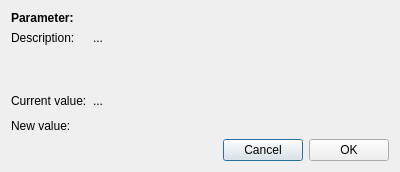
<?xml version="1.0" encoding="UTF-8"?>
<ui version="4.0">
 <class>SelectDialog</class>
 <widget class="QDialog" name="SelectDialog">
  <property name="geometry">
   <rect>
    <x>0</x>
    <y>0</y>
    <width>400</width>
    <height>172</height>
   </rect>
  </property>
  <property name="minimumSize">
   <size>
    <width>400</width>
    <height>0</height>
   </size>
  </property>
  <property name="windowTitle">
   <string>Change parameter</string>
  </property>
  <layout class="QGridLayout" name="gridLayout">
   <item row="6" column="0" colspan="2">
    <layout class="QHBoxLayout" name="horizontalLayout_3">
     <item>
      <spacer name="horizontalSpacer">
       <property name="orientation">
        <enum>Qt::Horizontal</enum>
       </property>
       <property name="sizeHint" stdset="0">
        <size>
         <width>40</width>
         <height>20</height>
        </size>
       </property>
      </spacer>
     </item>
     <item>
      <widget class="QPushButton" name="btn_cancel">
       <property name="text">
        <string>Cancel</string>
       </property>
      </widget>
     </item>
     <item>
      <widget class="QPushButton" name="btn_ok">
       <property name="text">
        <string>OK</string>
       </property>
      </widget>
     </item>
    </layout>
   </item>
   <item row="1" column="1">
    <widget class="QLabel" name="paramDesc">
     <property name="sizePolicy">
      <sizepolicy hsizetype="Preferred" vsizetype="Preferred">
       <horstretch>0</horstretch>
       <verstretch>0</verstretch>
      </sizepolicy>
     </property>
     <property name="text">
      <string>...</string>
     </property>
     <property name="alignment">
      <set>Qt::AlignLeading|Qt::AlignLeft|Qt::AlignTop</set>
     </property>
     <property name="wordWrap">
      <bool>true</bool>
     </property>
    </widget>
   </item>
   <item row="1" column="0">
    <widget class="QLabel" name="label_5">
     <property name="sizePolicy">
      <sizepolicy hsizetype="Fixed" vsizetype="Preferred">
       <horstretch>0</horstretch>
       <verstretch>0</verstretch>
      </sizepolicy>
     </property>
     <property name="text">
      <string>Description:</string>
     </property>
     <property name="alignment">
      <set>Qt::AlignLeading|Qt::AlignLeft|Qt::AlignTop</set>
     </property>
    </widget>
   </item>
   <item row="4" column="0" colspan="2">
    <widget class="QLabel" name="label_4">
     <property name="sizePolicy">
      <sizepolicy hsizetype="Preferred" vsizetype="Fixed">
       <horstretch>0</horstretch>
       <verstretch>0</verstretch>
      </sizepolicy>
     </property>
     <property name="text">
      <string>New value:</string>
     </property>
    </widget>
   </item>
   <item row="0" column="0" colspan="2">
    <widget class="QLabel" name="paramName">
     <property name="sizePolicy">
      <sizepolicy hsizetype="Preferred" vsizetype="Fixed">
       <horstretch>0</horstretch>
       <verstretch>0</verstretch>
      </sizepolicy>
     </property>
     <property name="font">
      <font>
       <weight>75</weight>
       <bold>true</bold>
      </font>
     </property>
     <property name="text">
      <string>Parameter:</string>
     </property>
    </widget>
   </item>
   <item row="3" column="0" colspan="2">
    <spacer name="verticalSpacer">
     <property name="orientation">
      <enum>Qt::Vertical</enum>
     </property>
     <property name="sizeType">
      <enum>QSizePolicy::Fixed</enum>
     </property>
     <property name="sizeHint" stdset="0">
      <size>
       <width>1</width>
       <height>5</height>
      </size>
     </property>
    </spacer>
   </item>
   <item row="5" column="0" colspan="2">
    <layout class="QHBoxLayout" name="targetLayout"/>
   </item>
   <item row="2" column="0">
    <widget class="QLabel" name="label_2">
     <property name="sizePolicy">
      <sizepolicy hsizetype="Fixed" vsizetype="Fixed">
       <horstretch>0</horstretch>
       <verstretch>0</verstretch>
      </sizepolicy>
     </property>
     <property name="text">
      <string>Current value:</string>
     </property>
    </widget>
   </item>
   <item row="2" column="1">
    <widget class="QLabel" name="paramValue">
     <property name="sizePolicy">
      <sizepolicy hsizetype="Preferred" vsizetype="Fixed">
       <horstretch>0</horstretch>
       <verstretch>0</verstretch>
      </sizepolicy>
     </property>
     <property name="text">
      <string>...</string>
     </property>
    </widget>
   </item>
  </layout>
 </widget>
 <tabstops>
 </tabstops>
 <resources/>
 <connections>
  <connection>
   <sender>btn_ok</sender>
   <signal>clicked()</signal>
   <receiver>SelectDialog</receiver>
   <slot>accept()</slot>
   <hints>
    <hint type="sourcelabel">
     <x>248</x>
     <y>254</y>
    </hint>
    <hint type="destinationlabel">
     <x>157</x>
     <y>274</y>
    </hint>
   </hints>
  </connection>
  <connection>
   <sender>btn_cancel</sender>
   <signal>clicked()</signal>
   <receiver>SelectDialog</receiver>
   <slot>reject()</slot>
   <hints>
    <hint type="sourcelabel">
     <x>316</x>
     <y>260</y>
    </hint>
    <hint type="destinationlabel">
     <x>286</x>
     <y>274</y>
    </hint>
   </hints>
  </connection>
 </connections>
</ui>
